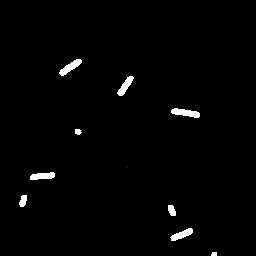
#> input picture test_segmented.png, 256 x 256 px; its folder holds 3 pictures in this run
$ jupyter execute --allow-errors Untitled.ipynb   (older library calls are emulated)
#> lines starting #> are read from the running program, lines starting #| are printed output that depends on the picture; after the words box and inside, x2 and y2 are one past the last pixel; in counts of white or black regions, pixels touching at a corner belong together
[cell 1]
import tensorflow as tf
import segmentation_models as sm
import glob
import cv2
import os
os.environ['DISPLAY'] = ':1'
import numpy as np
from matplotlib import pyplot as plt
from PIL import Image
from keras.models import Model
from keras.layers import Input, Conv2D, MaxPooling2D, UpSampling2D, concatenate, Conv2DTranspose, BatchNormalization, Dropout, Lambda
from keras.utils import normalize
from scipy.spatial import distance as dist
from imutils import perspective
from imutils import contours
import argparse
import imutils
from cv2 import drawContours
from scipy import interpolate
from sklearn.tree import DecisionTreeRegressor
from sklearn.linear_model import LinearRegression
from skimage import measure, io, img_as_ubyte
from skimage.color import label2rgb, rgb2gray
from skimage.filters import threshold_otsu
from skimage.segmentation import clear_border
import pwlf

[cell 2]
tf.test.gpu_device_name()
#> (this line was passed over: tensorflow is not available in this run)

[cell 3]
SIZE_X = 256 #Resize images (height  = X, width = Y)
SIZE_Y = 256

#Capture training image info as a list
train_images = []

for directory_path in glob.glob("images"):
    img_path = glob.glob(os.path.join(directory_path, '*.png'))
    img_path.sort()
    for i in img_path:
        #print(i)
        img = cv2.imread(i, cv2.IMREAD_COLOR)
        img = cv2.resize(img, (SIZE_Y, SIZE_X))
        #img = cv2.cvtColor(img, cv2.COLOR_RGB2BGR)
        train_images.append(img)
        #train_labels.append(label)
#Convert list to array for machine learning processing
train_images = np.array(train_images)

#Capture mask/label info as a list
train_masks = []
for directory_path in glob.glob("labels"):
    mask_path = glob.glob(os.path.join(directory_path, '*.png'))
    mask_path.sort()
    for j in mask_path:
        #print(j)
        mask = cv2.imread(j, 0)
        mask = cv2.resize(mask, (SIZE_Y, SIZE_X))
        #mask = cv2.cvtColor(mask, cv2.COLOR_RGB2BGR)
        train_masks.append(mask)
        #train_labels.append(label)
#Convert list to array for machine learning processing
train_masks = np.array(train_masks)


array_of_image = []
def read_image(directory_name):
    imgList = os.listdir(r"./"+directory_name)
    imgList.sort(key=lambda x: int(x.replace("_img","").split('.')[0]))

    for count in range(0, len(imgList)):
        filename = imgList[count]
        img = cv2.imread(directory_name + "/" + filename, cv2.IMREAD_COLOR)
        img = cv2.resize(img, (SIZE_Y, SIZE_X))
        array_of_image.append(img)

array_of_label = []
def read_label(directory_name):
    labList = os.listdir(r"./"+directory_name)
    labList.sort(key=lambda x: int(x.replace("_label","").split('.')[0]))

    for count in range(0, len(labList)):
        filename = labList[count]
        lab = cv2.imread(directory_name + "/" + filename, cv2.THRESH_BINARY)
        lab = cv2.resize(lab, (SIZE_Y, SIZE_X))
        array_of_label.append(lab)

#> (the rest of this cell did not finish here and is left out)

[cell 4]
test_img = cv2.imread('test_segmented.png', cv2.THRESH_BINARY)
#> test_img is the input picture: shape (256, 256); min 0, max 255, mean 3.8

imgsize1 = test_img.shape
#> imgsize1 = (256, 256)
print(imgsize1)
#| (256, 256)

edge_touching_removed = clear_border(test_img)

fig, ax = plt.subplots(ncols=2, figsize=(20, 8))

ax[0].imshow(test_img)
ax[0].set_title('image')
ax[0].axis('off')

ax[1].imshow(edge_touching_removed)
ax[1].set_title('label')
ax[1].axis('off')

label_image = measure.label(edge_touching_removed, connectivity=test_img.ndim)
#> label_image: shape (256, 256) int64; 10 distinct labels, from 0 to 9

plt.imshow(label_image)

image_label_overlay = label2rgb(label_image, image=test_img)
plt.imshow(image_label_overlay)

all_props=measure.regionprops(label_image, test_img)
#> all_props = 9 regions; largest, box (x1, y1, x2, y2) and area: (171, 108, 200, 118) 177, (59, 59, 82, 76) 165, (30, 172, 55, 180) 148, (170, 228, 193, 241) 147, (117, 76, 134, 96) 146
#Can print various parameters for all objects
for prop in all_props:
    print('Label: {} Area: {}'.format(prop.label, prop.area))
#> this loop made 9 passes
#| Label: 1 Area: 165.0
#| Label: 2 Area: 146.0
#| Label: 3 Area: 177.0
#| Label: 4 Area: 33.0
#| Label: 5 Area: 1.0
#| Label: 6 Area: 148.0
#| Label: 7 Area: 72.0
#| Label: 8 Area: 68.0
#> (further printed lines are left out)

props = measure.regionprops_table(label_image, test_img,
                          properties=['label',
                                      'area', 'equivalent_diameter',
                                      'mean_intensity', 'solidity'])
#> props = 5 items
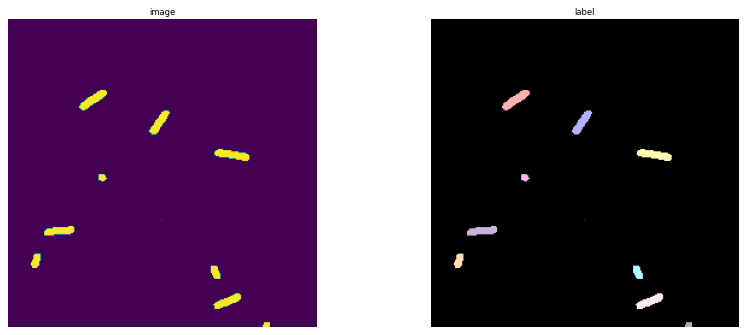
#> figure drawn by matplotlib, 2 panels

[cell 5]
image = cv2.imread('test_segmented.png')
gray = cv2.cvtColor(image,cv2.COLOR_BGR2GRAY)
# threshold
thresh = cv2.threshold(gray,128,255,cv2.THRESH_BINARY)[1]
#> thresh: shape (256, 256); 1.5% white; 9 white regions

# get contours
cnts = cv2.findContours(thresh, cv2.RETR_EXTERNAL, cv2.CHAIN_APPROX_SIMPLE)
#> cnts = 9 contours, 1 with area under 20; largest, box (x1, y1, x2, y2) and area: (171, 108, 200, 118) 146, (59, 59, 82, 76) 140, (117, 76, 134, 96) 122, (170, 228, 193, 241) 122, (30, 172, 55, 180) 120, (19, 195, 27, 207) 56, (168, 205, 176, 216) 53, (75, 129, 82, 135) 24
cnts = imutils.grab_contours(cnts)

print(len(cnts))
#| 9

pixelsPerMetric = None

# center point
def midpoint(ptA, ptB):
	return ((ptA[0] + ptB[0]) * 0.5, (ptA[1] + ptB[1]) * 0.5)

boxes = []
tltrX_list = []
tltrY_list = []
blbrX_list = []
blbrY_list = []

tlblX_list = []
tlblY_list = []
trbrX_list = []
trbrY_list = []

dA_list = []
dB_list = []

# for loop for all contour
for c in cnts:
	# if it's too small, it might be noise, just ignore it
	if cv2.contourArea(c) < 20:
		continue

	orig = image.copy()
	box = cv2.minAreaRect(c)
	box = cv2.cv.BoxPoints(box) if imutils.is_cv2() else cv2.boxPoints(box)
	box = np.array(box, dtype="int")

	box = perspective.order_points(box)

	boxes.append(box.astype("int"))

	#cv2.drawContours(orig, [box.astype("int")], -1, (0, 255, 0), 2)

	#for (x, y) in box:
		#cv2.circle(orig, (int(x), int(y)), 5, (0, 0, 255), -1)

	(tl, tr, br, bl) = box
	(tltrX, tltrY) = midpoint(tl, tr)
	(blbrX, blbrY) = midpoint(bl, br)

	(tlblX, tlblY) = midpoint(tl, bl)
	(trbrX, trbrY) = midpoint(tr, br)

	tltrX_list.append(tltrX)
	tltrY_list.append(tltrY)
	blbrX_list.append(blbrX)
	blbrY_list.append(blbrY)

	tlblX_list.append(tlblX)
	tlblY_list.append(tlblY)
	trbrX_list.append(trbrX)
	trbrY_list.append(trbrY)


	# [7 lines of commented-out code are left out]

	dA = dist.euclidean((tltrX, tltrY), (blbrX, blbrY))
	dB = dist.euclidean((tlblX, tlblY), (trbrX, trbrY))

	dA_list.append(dA)
	dB_list.append(dB)
#> this loop made 9 passes
#> (tl, tr, br, bl, tltrX, tltrY, blbrX, blbrY) on passes 2 to 9: ([169, 235], [191, 226], [193, 232], [171, 241], 180, 230.5, 182, 236.5), ([168, 205], [175, 205], [175, 215], [168, 215], 171.5, 205, 171.5, 215), ([21, 193], [27, 195], [24, 207], [18, 205], 24, 194, 21, 206), ([29, 173], [53, 171], [54, 177], [30, 179], 41, 172, 42, 178), ([75, 129], [81, 129], [81, 134], [75, 134], 78, 129, 78, 134), ([171, 107], [199, 111], [198, 117], [170, 113], 185, 109, 184, 115), ([115, 93], [128, 73], [134, 77], [121, 96], 121.5, 83, 127.5, 86.5), ([57, 70], [78, 56], [82, 62], [61, 76], 67.5, 63, 71.5, 69)
#> after the loop, blbrX_list = [182, 171.5, 21, 42, 78, 184, 127.5, 71.5]; blbrY_list = [236.5, 215, 206, 178, 134, 115, 86.5, 69]; boxes = 8 items; dA_list = [6.32, 10, 12.37, 6.08, 5, 6.08, 6.95, 7.21]; dB_list = [23.77, 7, 6.32, 24.08, 6, 28.28, 23.44, 25.24]; tlblX_list = [170, 168, 19.5, 29.5, 75, 170.5, 118, 59]; tlblY_list = [238, 210, 199, 176, 131.5, 110, 94.5, 73]; tltrX_list = [180, 171.5, 24, 41, 78, 185, 121.5, 67.5]; tltrY_list = [230.5, 205, 194, 172, 129, 109, 83, 63]; trbrX_list = [192, 175, 25.5, 53.5, 81, 198.5, 131, 80]; trbrY_list = [229, 210, 201, 174, 131.5, 114, 75, 59]

	# [11 lines of commented-out code are left out]

tltrX_list = np.array(tltrX_list)
tltrY_list = np.array(tltrY_list)
blbrX_list = np.array(blbrX_list)
blbrY_list = np.array(blbrY_list)

tlblX_list = np.array(tlblX_list)
tlblY_list = np.array(tlblY_list)
trbrX_list = np.array(trbrX_list)
trbrY_list = np.array(trbrY_list)

#dA_list = np.array(dA_list)
#print(dA_list,dB_list)


img = image.copy()
for i in range(len(tltrX_list)):
	cv2.line(img, (int(tltrX_list[i]), int(tltrY_list[i])), (int(blbrX_list[i]), int(blbrY_list[i])),(255, 0, 255), 2)
	cv2.line(img, (int(tlblX_list[i]), int(tlblY_list[i])), (int(trbrX_list[i]), int(trbrY_list[i])),(255, 0, 255), 2)
	cv2.putText(img, "{:.1f}".format(dA_list[i]), (int(tltrX_list[i] - 15), int(tltrY_list[i] - 10)), cv2.FONT_HERSHEY_SIMPLEX, 0.65, (255, 255, 255), 2)
	cv2.putText(img, "{:.1f}".format(dB_list[i]), (int(trbrX_list[i] + 10), int(trbrY_list[i])), cv2.FONT_HERSHEY_SIMPLEX,0.65, (255, 255, 255), 2)
#> this loop made 8 passes
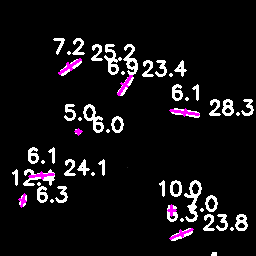
#> img: shape (256, 256, 3); 6.99% of pixels changed, all inside (x1, y1, x2, y2) = (12, 38, 254, 240)

plt.imshow(img)
